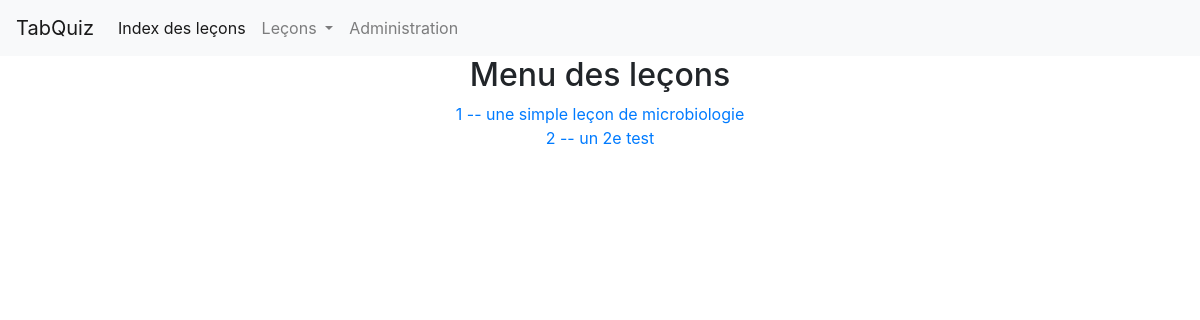
The app's page /, older data.
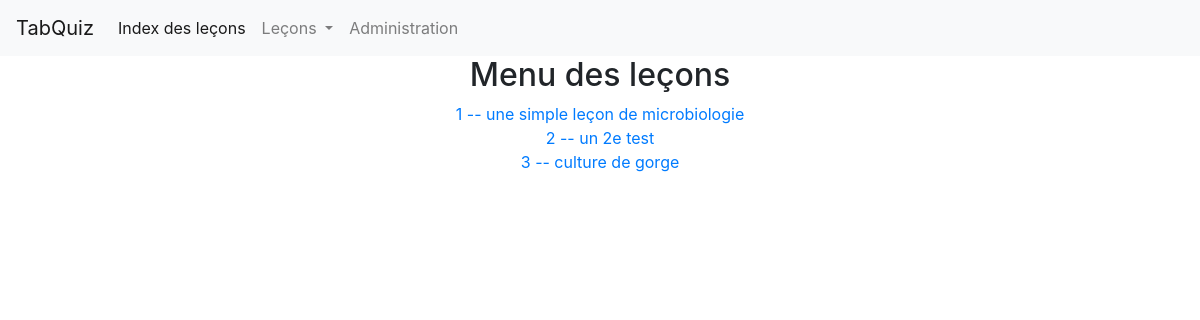
The same page, newer data.
### tabquiz/models.py (models this page shows, shortened)
class Lesson(models.Model):
    lesson_id = models.IntegerField(
        primary_key=True,
        verbose_name=_('lesson id'),
    )
    description = models.CharField(max_length=200)
    class Meta:
        verbose_name = _('Lesson')
        verbose_name_plural = _('Lessons')

### tabquiz/views.py (the view)
# urls.py: path('', LessonIndexView.as_view(), name='index'),
class LessonIndexView(ListView):
    model = Lesson
    template_name='tabquiz/index.html'
    context_object_name='lesson_list'

### tabquiz/templates/tabquiz/index.html
{% extends 'tabquiz/base.html' %}
{% block content %}
<main class="text-center">
  <h2>Menu des leçons</h2>
  <ul class="list-group">
    {% for lesson in lesson_list %}
      <li><a href={% url 'tabquiz:lesson' lesson.lesson_id %}>
        {{lesson.lesson_id}} -- {{lesson.description}}
      </a></li>
    {% endfor %}
  </ul>
</main>
{% endblock %}

### tabquiz/templates/tabquiz/base.html (shortened to what this page needs)
<!doctype html>
<html lang="en">
  <head>
    {% load i18n %}
    <link rel="stylesheet" href="https://stackpath.bootstrapcdn.com/bootstrap/4.1.3/css/bootstrap.min.css">
  </head>
  <body>
    <nav class="navbar navbar-expand-md navbar-light bg-light">
      <a class="navbar-brand" href="{% url 'tabquiz:index' %}">TabQuiz</a>
      <div class="collapse navbar-collapse" id="navbarSupportedContent">
        <ul class="navbar-nav mr-auto">
          <li class="nav-item active">
            <a class="nav-link" href="{% url 'tabquiz:index' %}">Index des leçons <span class="sr-only">(current)</span></a>
          </li>
          <li class="nav-item dropdown">
            <a class="nav-link dropdown-toggle" href="#" id="navbarDropdown" role="button" data-toggle="dropdown" aria-haspopup="true" aria-expanded="false">
              Leçons
            </a>
          </li>
          <li class="nav-item">
            <a class="nav-link" href="{% url 'admin:index' %}">
              Administration
            </a>
          </li>
        </ul>
      </div>
    </nav>
  {% block content %}
  {% endblock %}
  </body>
</html>

Row changes from the older to the newer data that the page shows:
added Lesson: lesson_id "3", description "culture de gorge"
